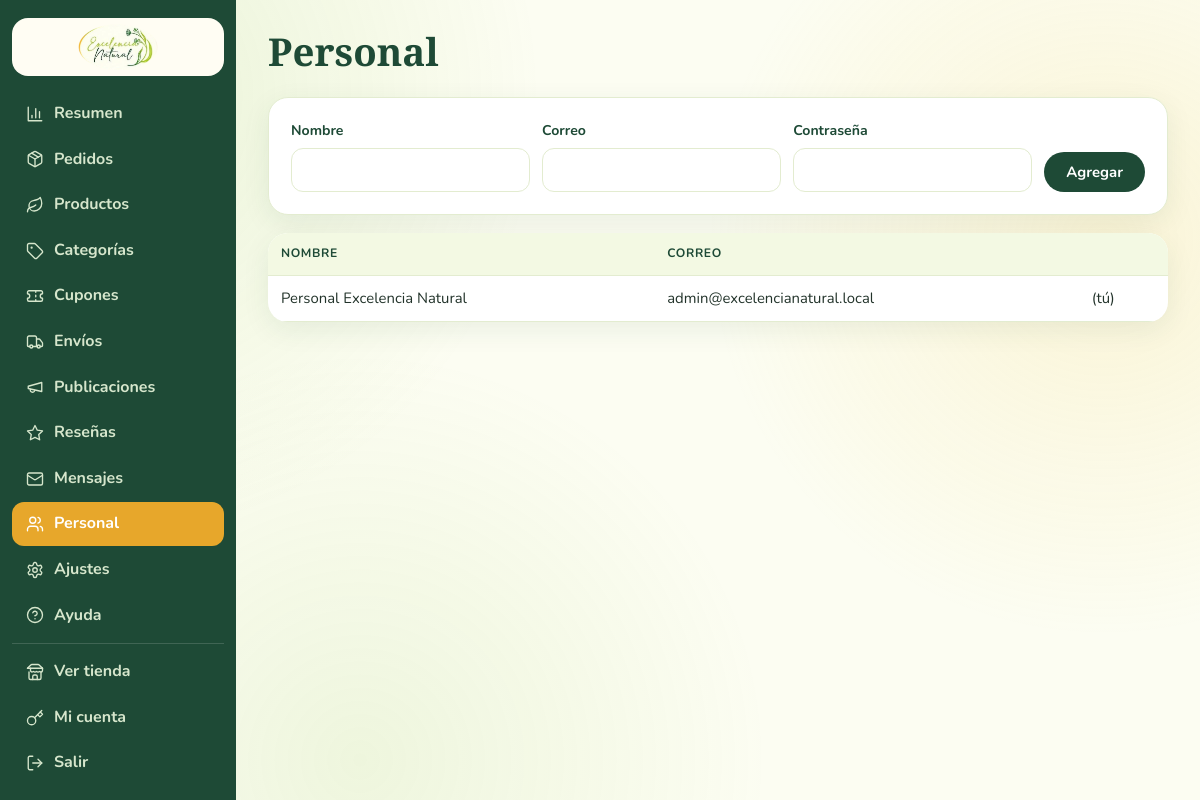
/admin/personal (signed in), run on the app's committed database.
### tables this page shows
CREATE TABLE users (
  id INTEGER PRIMARY KEY AUTOINCREMENT,
  name TEXT NOT NULL,
  email TEXT NOT NULL UNIQUE,
  pass_hash TEXT,
  role TEXT NOT NULL DEFAULT 'cliente',      -- cliente | admin (personal)
  phone TEXT DEFAULT '',
  oauth TEXT DEFAULT '',                     -- google:123 / facebook:456
  created TEXT DEFAULT CURRENT_TIMESTAMP
);

### admin.py (the view, shortened to what this page needs)
@bp.route('/personal', methods=['GET', 'POST'])
def staff():
    return render_template('admin/staff.html', rows=q('SELECT * FROM users WHERE role = "admin"'))

### admin.py (called while the page is built)
@bp.before_request
def only_staff():
    me = u.me()
    if not me or me['role'] != 'admin':
        return redirect(url_for('auth.admin_login', next=request.path))

### db.py (called while the page is built)
def get_db():
    if 'db' not in g:
        g.db = sqlite3.connect(config.DB_PATH)
        g.db.row_factory = sqlite3.Row
        g.db.execute('PRAGMA foreign_keys = ON')
    return g.db

def q(sql, args=()):
    return get_db().execute(sql, args).fetchall()

def one(sql, args=()):
    return get_db().execute(sql, args).fetchone()

def settings():
    res = dict(DEFAULTS)
    try:
        for r in q('SELECT k, v FROM settings'):
            res[r['k']] = r['v']
    except sqlite3.Error:
        pass
    return res

### icons.py (called while the page is built)
def icon(name, size=20, cls=''):
    body = P.get(name) or P['leaf']
    return Markup(
        f'<svg class="ic {cls}" width="{size}" height="{size}" viewBox="0 0 24 24" fill="none" stroke="currentColor" '
        f'stroke-width="1.8" stroke-linecap="round" stroke-linejoin="round" aria-hidden="true">{body}</svg>')

### utils.py (called while the page is built)
def me():
    if 'me' not in g:
        uid = session.get('uid')
        g.me = one('SELECT * FROM users WHERE id = ?', (uid,)) if uid else None
    return g.me

def csrf_token():
    if '_csrf' not in session:
        session['_csrf'] = secrets.token_hex(16)
    return session['_csrf']

def lang():
    return 'es'

def cur():
    return session.get('cur', 'MXN')

def cart_count():
    return sum(int(v) for v in session.get('cart', {}).values())

### templates/admin/staff.html (shortened to what this page needs)
{% extends 'admin/base.html' %}
{% block h1 %}Personal{% endblock %}
{% block body %}
<form method="post" class="form-card inline-f">
  <label>Nombre<input name="name" required></label><label>Correo<input type="email" name="email" required></label>
  <label>Contraseña<input type="password" name="password" minlength="6" required></label><button class="btn">Agregar</button>
</form>
<table class="tbl"><tr><th>Nombre</th><th>Correo</th><th></th></tr>
{% for r in rows %}<tr><td>{{ r.name }}</td><td>{{ r.email }}</td><td>{% if r.id != me.id %}<form method="post" action="{{ url_for('admin.staff_del', uid=r.id) }}" onsubmit="return confirm('¿Quitar acceso?')"><input type="hidden" name="_csrf" value="{{ csrf() }}"><button class="btn btn-sm btn-danger">Quitar</button></form>{% else %}(tú){% endif %}</td></tr>{% endfor %}</table>
{% endblock %}

### static/css/style.css (style rules this page uses)
:root { --g1:#8dc34a; --g2:#5f9a2f; --g3:#1e4a36; --gold:#e7a72b; --gold2:#f6d46a; --cream:#fffdf3; --bg:#fcfdf2; --card:#ffffff; --tx:#22332a; --mu:#6a7a6c; --bd:#e3ecd0; --red:#c9483b; --r:20px; --sh:0 8px 28px rgba(30, 74, 54, .08); --sh2:0 18px 44px rgba(30, 74, 54, .16); --grad:linear-gradient(135deg, var(--g1), var(--gold)) }
* { box-sizing:border-box }
html { scroll-behavior:smooth }
body { margin:0; background:var(--bg); color:var(--tx); font-family:'Nunito', system-ui, sans-serif; line-height:1.6; position:relative; overflow-x:hidden }
body::before { content:''; position:fixed; inset:0; z-index:-1; pointer-events:none; background:radial-gradient(circle at 8% 12%, rgba(141, 195, 74, .16), transparent 34%), radial-gradient(circle at 92% 30%, rgba(246, 212, 106, .20), transparent 32%), radial-gradient(circle at 30% 95%, rgba(141, 195, 74, .12), transparent 36%) }
.btn,.price,.brand-t,.stat b { font-family:'Nunito', sans-serif }
svg.ic { flex:none; vertical-align:middle }
.btn { display:inline-flex; align-items:center; justify-content:center; gap:8px; border:0; cursor:pointer; background:var(--g3); color:#fff; font-weight:700; padding:10px 22px; border-radius:999px; font-size:.93rem; transition:transform .15s, box-shadow .2s, background .2s }
label { display:grid; gap:5px; font-weight:700; font-size:.88rem; color:var(--g3) }
input,select,textarea { font:inherit; padding:10px 13px; border:1.5px solid var(--bd); border-radius:12px; background:#fff; color:var(--tx); transition:border-color .2s, box-shadow .2s; width:100% }
.summary,.form-card { background:#fff; border-radius:var(--r); padding:22px; box-shadow:var(--sh); border:1px solid var(--bd); display:grid; gap:10px; align-content:start }
.adm { display:grid; grid-template-columns:236px 1fr; min-height:100vh }
.tbl { width:100%; border-collapse:collapse; background:#fff; border-radius:var(--r); overflow:hidden; box-shadow:var(--sh); font-size:.93rem }
.tbl th,.tbl td { padding:11px 13px; text-align:left; border-bottom:1px solid var(--bd); vertical-align:middle }
.tbl th { background:#f3f9e3; font-size:.76rem; text-transform:uppercase; letter-spacing:.05em; color:var(--g3) }
.inline-f { display:flex; gap:12px; align-items:end; flex-wrap:wrap; margin-bottom:18px }
.inline-f label { flex:1; min-width:140px }

### data on the page
users: name "Personal Excelencia Natural", email "admin@excelencianatural.local", shows "(tú)"

### other printed values
{{ n }} "Resumen" "Pedidos" "Productos" "Categorías" "Cupones" "Envíos" "Publicaciones" "Reseñas" "Mensajes" "Personal" "Ajustes" "Ayuda"
